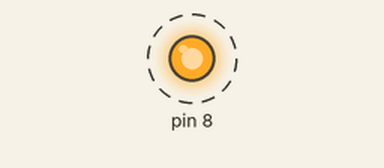
Simulated run of this sketch. Board: Arduino Uno, built with avr-gcc and run on an emulated ATmega328P. Parts: output pins drawn as LEDs (lit = HIGH). Dashed ring = blinking. What the sketch prints to the serial monitor is not drawn.

Above: at 0.3 s.
Timing chart, 0 to 3.5 s (numbered marks = the images above):
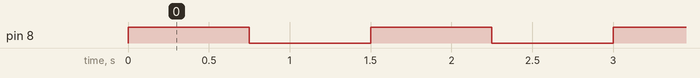

The sketch:

freeRtosExcz1.ino
```cpp
#include <Arduino_FreeRTOS.h>


int Counter=0;

void Task_Print1(void *pvParameters) {
 //char *pcTaskName;
 const TickType_t delayTime=pdMS_TO_TICKS(750);
  //pcTaskName = (char*)pvParameters;

while (1) {
    digitalWrite(8, HIGH);
   vTaskDelay(delayTime);
   digitalWrite(8, LOW);
   vTaskDelay(delayTime);
   }

}
void Task_Print2(void *pvParameters) {
  //char *pcTaskName;

 const TickType_t delayTime=pdMS_TO_TICKS(1000);
  //pcTaskName = (char*)pvParameters;
while (1) {

    Serial.println("Second Count: " +String(Counter));
    Counter++;
    vTaskDelay(delayTime);}

}
void setup() {
  pinMode(8, OUTPUT);
  Serial.begin(9600);
  xTaskCreate(Task_Print1, "TaskN1", 100, (void *)"", 1, NULL);
  xTaskCreate(Task_Print2, "TaskN2", 100, (void *)"", 1, NULL);

}
void loop() {

}
```

Measured:
- by itself, pin 8: alternates HIGH for 0.75 s and LOW for 0.75 s
